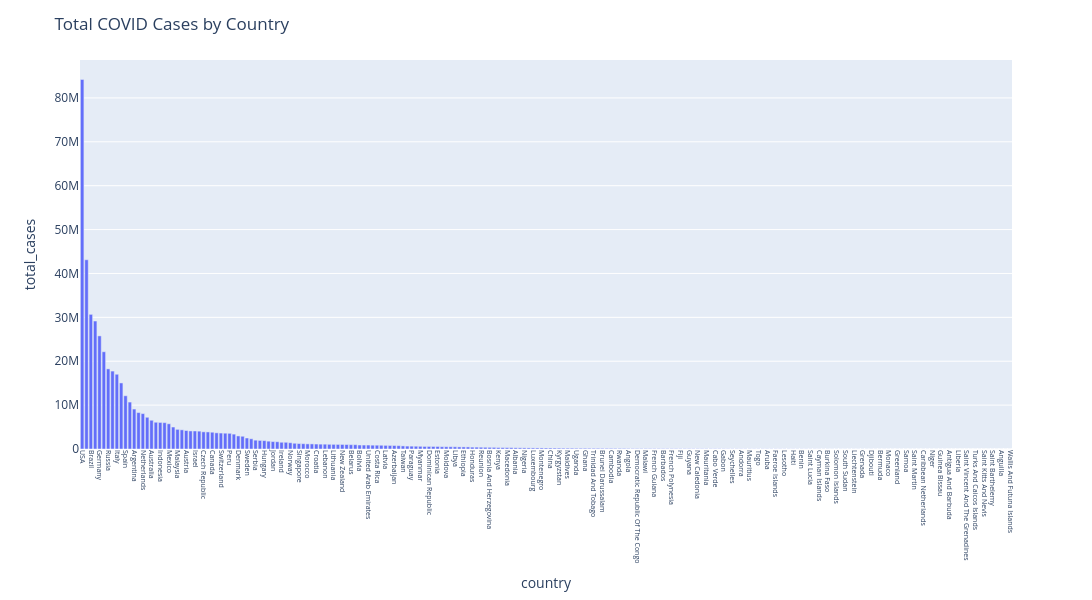

Notebook source saved alongside this figure:
### Code cell
query = """
SELECT 
    country, 
    date,
    SUM(daily_new_cases) AS total_cases, 
    SUM(daily_new_deaths) AS total_deaths,
    MIN(date(date)) AS count_begin,
    MAX(date(date)) AS count_end
FROM covid_cases
GROUP BY country  

"""

df = pd.read_sql(query, conn)

# Plot of total_cases for each countries 

fig = px.bar(df.sort_values('total_cases', ascending=False).dropna(), 
             x='country', y='total_cases',
             hover_data=['total_cases'])
fig.update_layout(
    xaxis=dict(tickangle=90, tickfont=dict(size=7)),
    height=600,
    width=1400,
    title="Total COVID Cases by Country"
)

fig.write_html(PROJECT_ROOT/ "figures" / "Total_COVID_by_Country.html")

fig.show()

### Figure 1 — Plotly figure (JSON) as saved in the notebook; plotly's stock layout.template omitted (floating-point values rounded to 4 significant figures; data arrays with more than 128 entries replaced by an {"elided": "..."} marker saying what was removed)
{"data": [{"alignmentgroup": "True", "hovertemplate": "country=%{x}<br>total_cases=%{y}<extra></extra>", "legendgroup": "", "marker": {"color": "#636efa", "pattern": {"shape": ""}}, "name": "", "offsetgroup": "", "orientation": "v", "showlegend": false, "textposition": "auto", "type": "bar", "x": {"elided": "215 str values"}, "xaxis": "x", "y": {"elided": "215 int values"}, "yaxis": "y"}], "layout": {"barmode": "relative", "height": 600, "legend": {"tracegroupgap": 0}, "margin": {"t": 60}, "title": {"text": "Total COVID Cases by Country"}, "width": 1400, "xaxis": {"anchor": "y", "domain": [0, 1], "tickangle": 90, "tickfont": {"size": 7}, "title": {"text": "country"}}, "yaxis": {"anchor": "x", "domain": [0, 1], "title": {"text": "total_cases"}}}}
